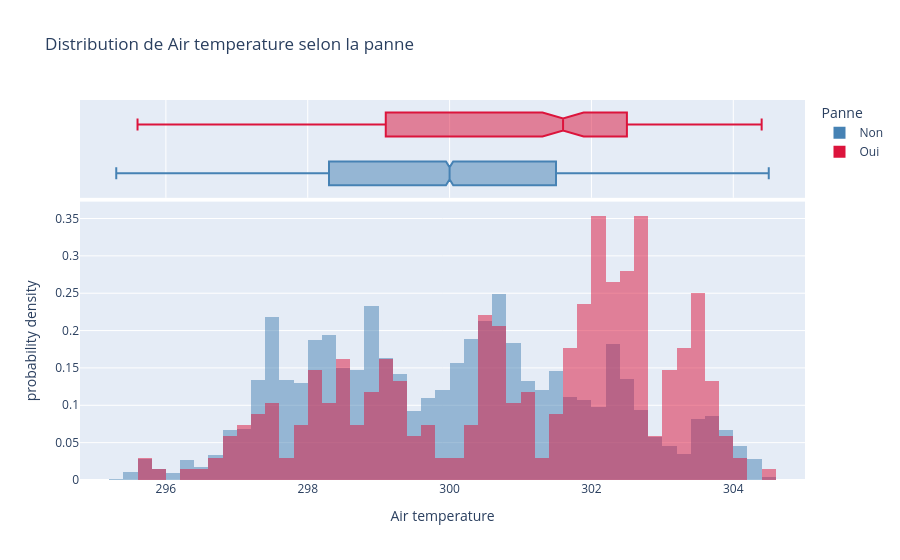
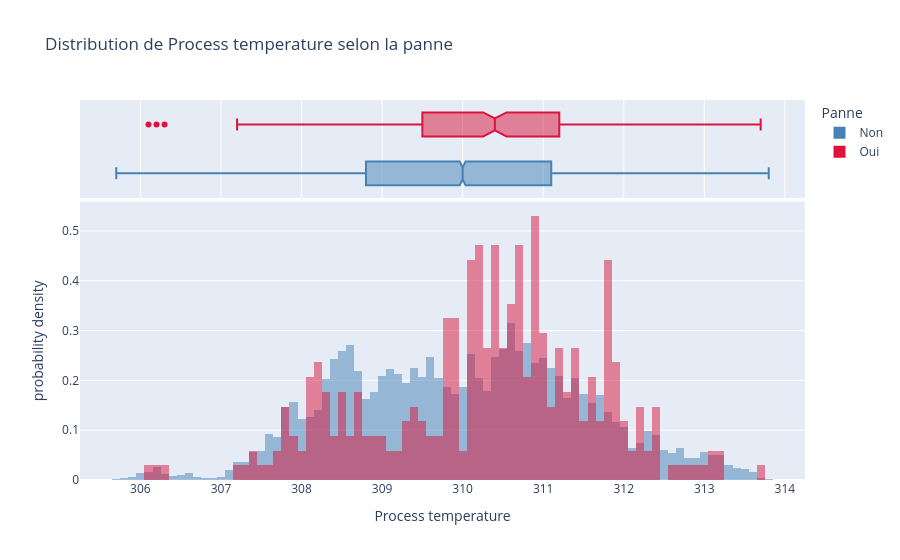
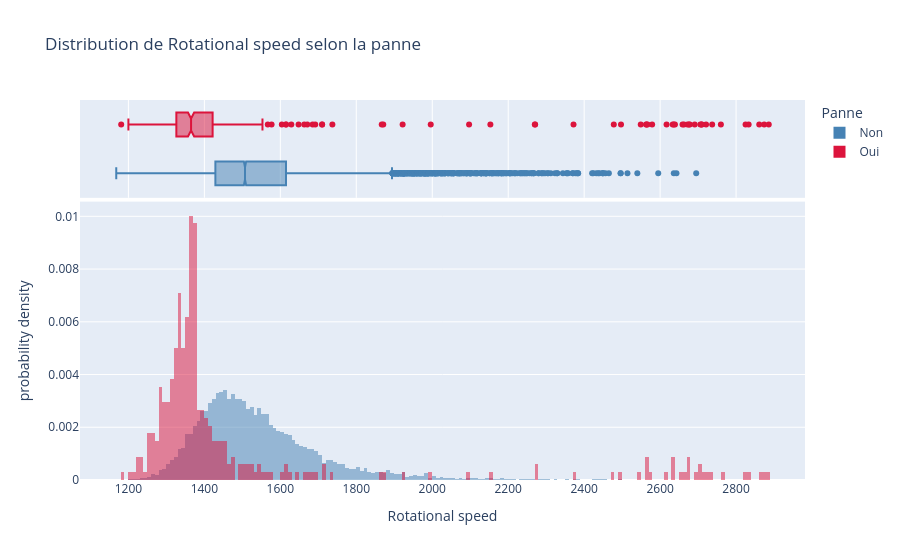
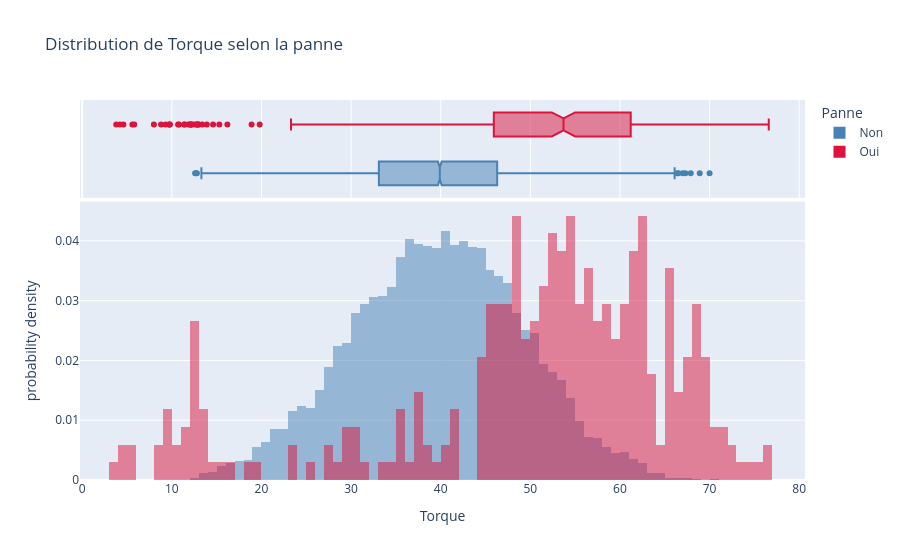

Write notebook code for charts like these, in order.
### Markdown cell above
Pour faire les graphique, Il faut utiliser  (histnorm="probability density") puisque la data est désequilibré, donc les cas de pannes, qui sot 339 ne vont pas etre vu devant les cas de pas de panne qui sont 9661

### Code cell
for col in num_cols:
    fig = px.histogram(
        df, x=col, color="Panne", barmode="overlay",
        histnorm="probability density", marginal="box",
        color_discrete_map={"Non": "steelblue", "Oui": "crimson"},
        title=f"Distribution de {col} selon la panne"
    )
    fig.show()

### Figure 1 — Plotly figure (JSON) as saved in the notebook; plotly's stock layout.template omitted (floating-point values rounded to 4 significant figures; data arrays with more than 128 entries replaced by an {"elided": "..."} marker saying what was removed)
{"data": [{"bingroup": "x", "histnorm": "probability density", "hovertemplate": "Panne=Non<br>Air temperature=%{x}<br>probability density=%{y}<extra></extra>", "legendgroup": "Non", "marker": {"color": "steelblue", "opacity": 0.5, "pattern": {"shape": ""}}, "name": "Non", "orientation": "v", "showlegend": true, "type": "histogram", "x": {"elided": "9661 float values"}, "xaxis": "x", "yaxis": "y"}, {"hovertemplate": "Panne=Non<br>Air temperature=%{x}<extra></extra>", "legendgroup": "Non", "marker": {"color": "steelblue"}, "name": "Non", "notched": true, "showlegend": false, "type": "box", "x": {"elided": "9661 float values"}, "xaxis": "x2", "yaxis": "y2"}, {"bingroup": "x", "histnorm": "probability density", "hovertemplate": "Panne=Oui<br>Air temperature=%{x}<br>probability density=%{y}<extra></extra>", "legendgroup": "Oui", "marker": {"color": "crimson", "opacity": 0.5, "pattern": {"shape": ""}}, "name": "Oui", "orientation": "v", "showlegend": true, "type": "histogram", "x": {"elided": "339 float values"}, "xaxis": "x", "yaxis": "y"}, {"hovertemplate": "Panne=Oui<br>Air temperature=%{x}<extra></extra>", "legendgroup": "Oui", "marker": {"color": "crimson"}, "name": "Oui", "notched": true, "showlegend": false, "type": "box", "x": {"elided": "339 float values"}, "xaxis": "x2", "yaxis": "y2"}], "layout": {"barmode": "overlay", "legend": {"title": {"text": "Panne"}, "tracegroupgap": 0}, "title": {"text": "Distribution de Air temperature selon la panne"}, "xaxis": {"anchor": "y", "domain": [0, 1], "title": {"text": "Air temperature"}}, "xaxis2": {"anchor": "y2", "domain": [0, 1], "matches": "x", "showgrid": true, "showticklabels": false}, "yaxis": {"anchor": "x", "domain": [0, 0.7326], "title": {"text": "probability density"}}, "yaxis2": {"anchor": "x2", "domain": [0.7426, 1], "matches": "y2", "showgrid": false, "showline": false, "showticklabels": false, "ticks": ""}}}

### Figure 2 — Plotly figure (JSON) as saved in the notebook; plotly's stock layout.template omitted (floating-point values rounded to 4 significant figures; data arrays with more than 128 entries replaced by an {"elided": "..."} marker saying what was removed)
{"data": [{"bingroup": "x", "histnorm": "probability density", "hovertemplate": "Panne=Non<br>Process temperature=%{x}<br>probability density=%{y}<extra></extra>", "legendgroup": "Non", "marker": {"color": "steelblue", "opacity": 0.5, "pattern": {"shape": ""}}, "name": "Non", "orientation": "v", "showlegend": true, "type": "histogram", "x": {"elided": "9661 float values"}, "xaxis": "x", "yaxis": "y"}, {"hovertemplate": "Panne=Non<br>Process temperature=%{x}<extra></extra>", "legendgroup": "Non", "marker": {"color": "steelblue"}, "name": "Non", "notched": true, "showlegend": false, "type": "box", "x": {"elided": "9661 float values"}, "xaxis": "x2", "yaxis": "y2"}, {"bingroup": "x", "histnorm": "probability density", "hovertemplate": "Panne=Oui<br>Process temperature=%{x}<br>probability density=%{y}<extra></extra>", "legendgroup": "Oui", "marker": {"color": "crimson", "opacity": 0.5, "pattern": {"shape": ""}}, "name": "Oui", "orientation": "v", "showlegend": true, "type": "histogram", "x": {"elided": "339 float values"}, "xaxis": "x", "yaxis": "y"}, {"hovertemplate": "Panne=Oui<br>Process temperature=%{x}<extra></extra>", "legendgroup": "Oui", "marker": {"color": "crimson"}, "name": "Oui", "notched": true, "showlegend": false, "type": "box", "x": {"elided": "339 float values"}, "xaxis": "x2", "yaxis": "y2"}], "layout": {"barmode": "overlay", "legend": {"title": {"text": "Panne"}, "tracegroupgap": 0}, "title": {"text": "Distribution de Process temperature selon la panne"}, "xaxis": {"anchor": "y", "domain": [0, 1], "title": {"text": "Process temperature"}}, "xaxis2": {"anchor": "y2", "domain": [0, 1], "matches": "x", "showgrid": true, "showticklabels": false}, "yaxis": {"anchor": "x", "domain": [0, 0.7326], "title": {"text": "probability density"}}, "yaxis2": {"anchor": "x2", "domain": [0.7426, 1], "matches": "y2", "showgrid": false, "showline": false, "showticklabels": false, "ticks": ""}}}

### Figure 3 — Plotly figure (JSON) as saved in the notebook; plotly's stock layout.template omitted (floating-point values rounded to 4 significant figures; data arrays with more than 128 entries replaced by an {"elided": "..."} marker saying what was removed)
{"data": [{"bingroup": "x", "histnorm": "probability density", "hovertemplate": "Panne=Non<br>Rotational speed=%{x}<br>probability density=%{y}<extra></extra>", "legendgroup": "Non", "marker": {"color": "steelblue", "opacity": 0.5, "pattern": {"shape": ""}}, "name": "Non", "orientation": "v", "showlegend": true, "type": "histogram", "x": {"elided": "9661 int values"}, "xaxis": "x", "yaxis": "y"}, {"hovertemplate": "Panne=Non<br>Rotational speed=%{x}<extra></extra>", "legendgroup": "Non", "marker": {"color": "steelblue"}, "name": "Non", "notched": true, "showlegend": false, "type": "box", "x": {"elided": "9661 int values"}, "xaxis": "x2", "yaxis": "y2"}, {"bingroup": "x", "histnorm": "probability density", "hovertemplate": "Panne=Oui<br>Rotational speed=%{x}<br>probability density=%{y}<extra></extra>", "legendgroup": "Oui", "marker": {"color": "crimson", "opacity": 0.5, "pattern": {"shape": ""}}, "name": "Oui", "orientation": "v", "showlegend": true, "type": "histogram", "x": {"elided": "339 int values"}, "xaxis": "x", "yaxis": "y"}, {"hovertemplate": "Panne=Oui<br>Rotational speed=%{x}<extra></extra>", "legendgroup": "Oui", "marker": {"color": "crimson"}, "name": "Oui", "notched": true, "showlegend": false, "type": "box", "x": {"elided": "339 int values"}, "xaxis": "x2", "yaxis": "y2"}], "layout": {"barmode": "overlay", "legend": {"title": {"text": "Panne"}, "tracegroupgap": 0}, "title": {"text": "Distribution de Rotational speed selon la panne"}, "xaxis": {"anchor": "y", "domain": [0, 1], "title": {"text": "Rotational speed"}}, "xaxis2": {"anchor": "y2", "domain": [0, 1], "matches": "x", "showgrid": true, "showticklabels": false}, "yaxis": {"anchor": "x", "domain": [0, 0.7326], "title": {"text": "probability density"}}, "yaxis2": {"anchor": "x2", "domain": [0.7426, 1], "matches": "y2", "showgrid": false, "showline": false, "showticklabels": false, "ticks": ""}}}

### Figure 4 — Plotly figure (JSON) as saved in the notebook; plotly's stock layout.template omitted (floating-point values rounded to 4 significant figures; data arrays with more than 128 entries replaced by an {"elided": "..."} marker saying what was removed)
{"data": [{"bingroup": "x", "histnorm": "probability density", "hovertemplate": "Panne=Non<br>Torque=%{x}<br>probability density=%{y}<extra></extra>", "legendgroup": "Non", "marker": {"color": "steelblue", "opacity": 0.5, "pattern": {"shape": ""}}, "name": "Non", "orientation": "v", "showlegend": true, "type": "histogram", "x": {"elided": "9661 float values"}, "xaxis": "x", "yaxis": "y"}, {"hovertemplate": "Panne=Non<br>Torque=%{x}<extra></extra>", "legendgroup": "Non", "marker": {"color": "steelblue"}, "name": "Non", "notched": true, "showlegend": false, "type": "box", "x": {"elided": "9661 float values"}, "xaxis": "x2", "yaxis": "y2"}, {"bingroup": "x", "histnorm": "probability density", "hovertemplate": "Panne=Oui<br>Torque=%{x}<br>probability density=%{y}<extra></extra>", "legendgroup": "Oui", "marker": {"color": "crimson", "opacity": 0.5, "pattern": {"shape": ""}}, "name": "Oui", "orientation": "v", "showlegend": true, "type": "histogram", "x": {"elided": "339 float values"}, "xaxis": "x", "yaxis": "y"}, {"hovertemplate": "Panne=Oui<br>Torque=%{x}<extra></extra>", "legendgroup": "Oui", "marker": {"color": "crimson"}, "name": "Oui", "notched": true, "showlegend": false, "type": "box", "x": {"elided": "339 float values"}, "xaxis": "x2", "yaxis": "y2"}], "layout": {"barmode": "overlay", "legend": {"title": {"text": "Panne"}, "tracegroupgap": 0}, "title": {"text": "Distribution de Torque selon la panne"}, "xaxis": {"anchor": "y", "domain": [0, 1], "title": {"text": "Torque"}}, "xaxis2": {"anchor": "y2", "domain": [0, 1], "matches": "x", "showgrid": true, "showticklabels": false}, "yaxis": {"anchor": "x", "domain": [0, 0.7326], "title": {"text": "probability density"}}, "yaxis2": {"anchor": "x2", "domain": [0.7426, 1], "matches": "y2", "showgrid": false, "showline": false, "showticklabels": false, "ticks": ""}}}
